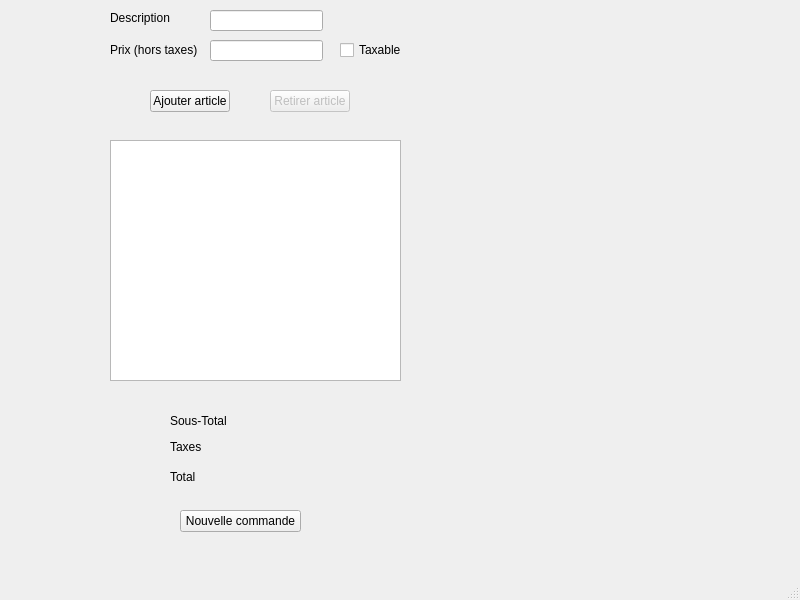
<?xml version="1.0" encoding="UTF-8"?>
<ui version="4.0">
 <class>MainWindow</class>
 <widget class="QMainWindow" name="MainWindow">
  <property name="geometry">
   <rect>
    <x>0</x>
    <y>0</y>
    <width>800</width>
    <height>600</height>
   </rect>
  </property>
  <property name="windowTitle">
   <string>MainWindow</string>
  </property>
  <widget class="QWidget" name="centralwidget">
   <widget class="QLineEdit" name="Description">
    <property name="geometry">
     <rect>
      <x>210</x>
      <y>10</y>
      <width>113</width>
      <height>21</height>
     </rect>
    </property>
    <property name="text">
     <string/>
    </property>
   </widget>
   <widget class="QLineEdit" name="Prix">
    <property name="geometry">
     <rect>
      <x>210</x>
      <y>40</y>
      <width>113</width>
      <height>21</height>
     </rect>
    </property>
    <property name="text">
     <string/>
    </property>
   </widget>
   <widget class="QPushButton" name="ajouterArticle">
    <property name="geometry">
     <rect>
      <x>150</x>
      <y>90</y>
      <width>80</width>
      <height>22</height>
     </rect>
    </property>
    <property name="text">
     <string>Ajouter article</string>
    </property>
   </widget>
   <widget class="QPushButton" name="retirerArticle">
    <property name="enabled">
     <bool>false</bool>
    </property>
    <property name="geometry">
     <rect>
      <x>270</x>
      <y>90</y>
      <width>80</width>
      <height>22</height>
     </rect>
    </property>
    <property name="text">
     <string>Retirer article</string>
    </property>
   </widget>
   <widget class="QLabel" name="label">
    <property name="geometry">
     <rect>
      <x>110</x>
      <y>10</y>
      <width>61</width>
      <height>16</height>
     </rect>
    </property>
    <property name="text">
     <string>Description</string>
    </property>
   </widget>
   <widget class="QLabel" name="label_2">
    <property name="geometry">
     <rect>
      <x>110</x>
      <y>40</y>
      <width>91</width>
      <height>20</height>
     </rect>
    </property>
    <property name="text">
     <string>Prix (hors taxes)</string>
    </property>
   </widget>
   <widget class="QPushButton" name="nouvelleCommande">
    <property name="geometry">
     <rect>
      <x>180</x>
      <y>510</y>
      <width>121</width>
      <height>22</height>
     </rect>
    </property>
    <property name="text">
     <string>Nouvelle commande</string>
    </property>
   </widget>
   <widget class="QCheckBox" name="Taxable">
    <property name="enabled">
     <bool>true</bool>
    </property>
    <property name="geometry">
     <rect>
      <x>340</x>
      <y>40</y>
      <width>72</width>
      <height>20</height>
     </rect>
    </property>
    <property name="text">
     <string>Taxable</string>
    </property>
   </widget>
   <widget class="QListWidget" name="Caisse">
    <property name="geometry">
     <rect>
      <x>110</x>
      <y>140</y>
      <width>291</width>
      <height>241</height>
     </rect>
    </property>
   </widget>
   <widget class="QLabel" name="SousTotal">
    <property name="geometry">
     <rect>
      <x>250</x>
      <y>410</y>
      <width>61</width>
      <height>20</height>
     </rect>
    </property>
    <property name="text">
     <string/>
    </property>
   </widget>
   <widget class="QLabel" name="Taxes">
    <property name="geometry">
     <rect>
      <x>250</x>
      <y>440</y>
      <width>47</width>
      <height>14</height>
     </rect>
    </property>
    <property name="text">
     <string/>
    </property>
   </widget>
   <widget class="QLabel" name="Total">
    <property name="geometry">
     <rect>
      <x>250</x>
      <y>470</y>
      <width>47</width>
      <height>14</height>
     </rect>
    </property>
    <property name="text">
     <string/>
    </property>
   </widget>
   <widget class="QLabel" name="label_3">
    <property name="geometry">
     <rect>
      <x>170</x>
      <y>410</y>
      <width>61</width>
      <height>21</height>
     </rect>
    </property>
    <property name="text">
     <string>Sous-Total</string>
    </property>
   </widget>
   <widget class="QLabel" name="label_4">
    <property name="geometry">
     <rect>
      <x>170</x>
      <y>440</y>
      <width>47</width>
      <height>14</height>
     </rect>
    </property>
    <property name="text">
     <string>Taxes</string>
    </property>
   </widget>
   <widget class="QLabel" name="label_5">
    <property name="geometry">
     <rect>
      <x>170</x>
      <y>470</y>
      <width>47</width>
      <height>14</height>
     </rect>
    </property>
    <property name="text">
     <string>Total</string>
    </property>
   </widget>
  </widget>
  <widget class="QMenuBar" name="menubar">
   <property name="geometry">
    <rect>
     <x>0</x>
     <y>0</y>
     <width>800</width>
     <height>21</height>
    </rect>
   </property>
  </widget>
  <widget class="QStatusBar" name="statusbar"/>
 </widget>
 <resources/>
 <connections/>
</ui>
